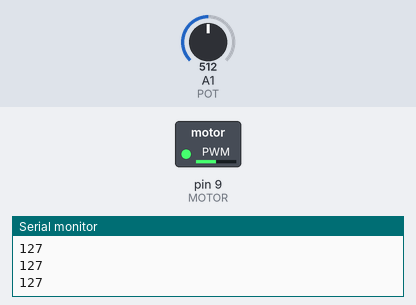
A sketch run on a simulated Arduino Uno, built with avr-gcc and run on an emulated ATmega328P. On the bench: switched loads named in the sketch (green lamp = pin HIGH), the last lines printed to the serial monitor. The test bench sets the inputs (shaded band); at power-on: A1 (POT) = 512.

Above: at 1.2 s.
1.3 s: A1 (POT) set to 716
At 2.5 s:
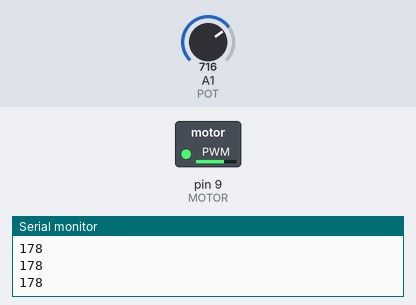
2.8 s: A1 (POT) set to 900
At 3.6 s:
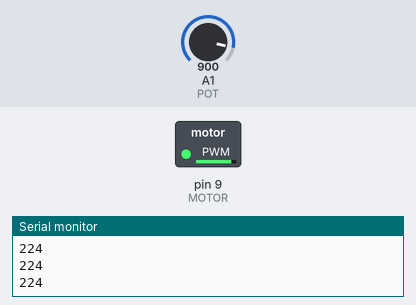
4.3 s: A1 (POT) set to 122
At 4.7 s:
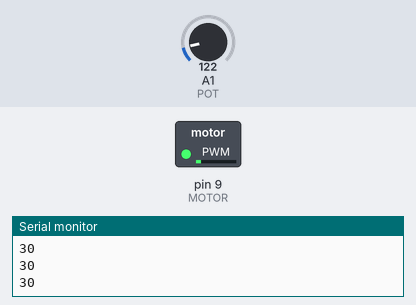
5.8 s: A1 (POT) set to 0
At 7.0 s:
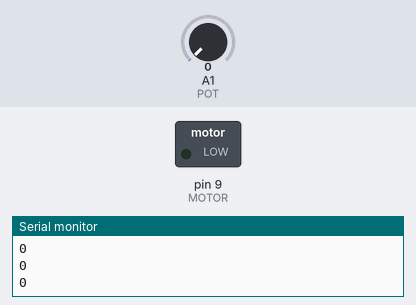
7.3 s: A1 (POT) set to 511
At 8.3 s:
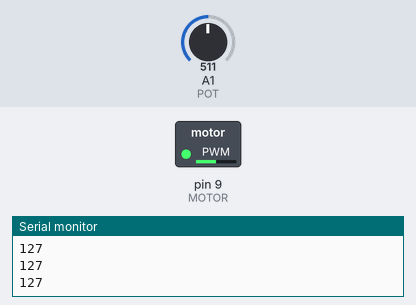
Timing chart, 0 to 9.8 s (numbered marks = the images above; inputs shaded):
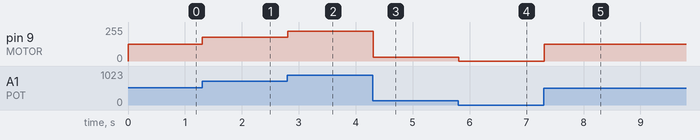

The sketch:

aduino4-2.ino
```cpp
const int MOTOR = 9;
const int POT = 1;
int val = 0;

void setup() {
  pinMode(MOTOR, OUTPUT);
  Serial.begin(9600);
}

void loop() {
  val = analogRead(POT);
  val = map(val, 0, 1023, 0, 255);
  analogWrite(MOTOR, val);
  delay(10);
  Serial.println(val);
}
```

Measured:
- after the input at 1.3 s, pin 9 (MOTOR): 127/255 → 178/255 at once
- after the input at 2.8 s, pin 9 (MOTOR): 178/255 → 224/255 at once
- after the input at 4.3 s, pin 9 (MOTOR): 224/255 → 30/255 at once
- after the input at 5.8 s, pin 9 (MOTOR): 30/255 → 0/255 at once
- after the input at 7.3 s, pin 9 (MOTOR): 0/255 → 127/255 at once
